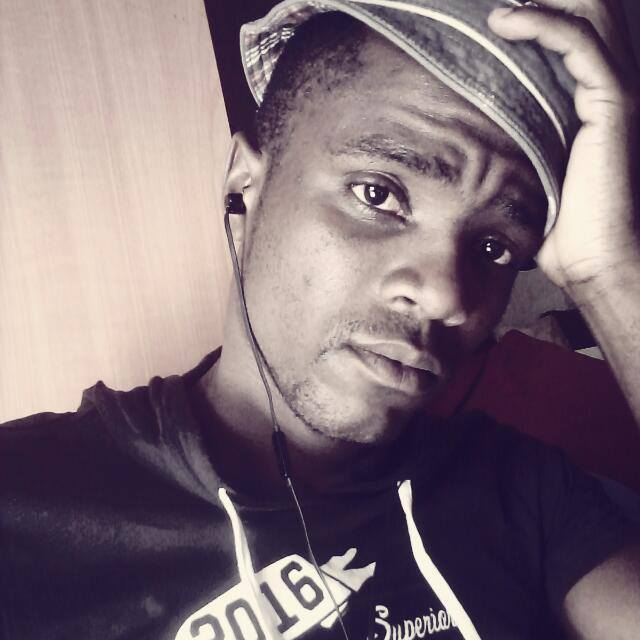
#> input picture images/msesh.jpg, 640 x 640 px
$ python -i Image.py   (imports and definitions only)
#> lines starting #> are read from the running program, lines starting #| are printed output that depends on the picture
import img as img
from PIL import Image, ImageFilter
def image():
    img  = Image.open('images/msesh.jpg')
    # [5 lines of commented-out code are left out]
    print(dir(img))

#apply image filters
def filterimage():
    img = Image.open('images/msesh.jpg')
#> img is the input picture: PIL image 640x640 RGB; mean R, G, B 128.8, 112.3, 120.7
    filtered_image = img.filter(ImageFilter.BLUR)
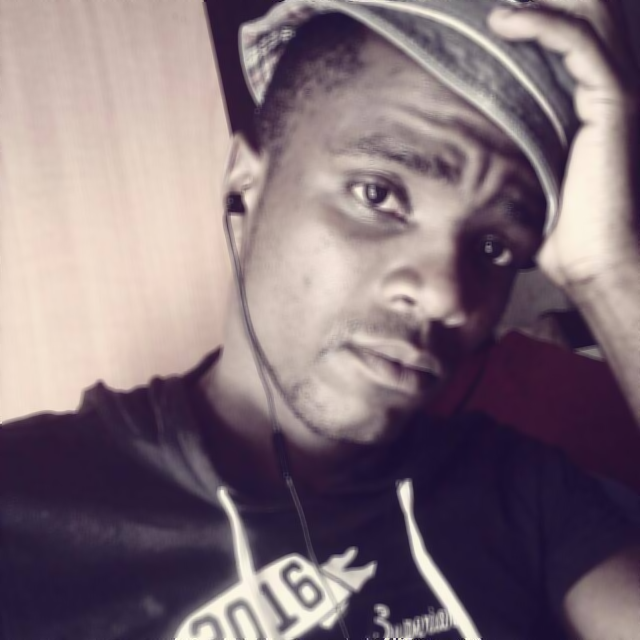
#> filtered_image: PIL image 640x640 RGB; mean R, G, B 128.9, 112.4, 120.7
    #Availabkle options are: SMOOTH_MORE,SMOOTH,BLUR,CONTOUR,DETAIL,EDGE_ENHANCE,EDGE_ENHANCE_MORE,EMBOSS,FIND_EDGES,SHARPEN,SMOOTH
    #See docs: https://pillow.readthedocs.io/en/stable/reference/ImageFilter.html#module-PIL.ImageFilter
    #filtered_image.save("blur.png","png")

    #convert image to different formats eg ..apply grey scale
    # filtered_image.convert("L")
    # filtered_image.save("greyed.png", "png")

    # rotate image
    #rotate_image = filtered_image.rotate(90)
    #rotate_image.save("rotated.png", "png")
    # resize image
    resize_image = filtered_image.resize((300,300))#resized fn accepts a tuple
    resize_image.save("resized.png", "png")

    #crop image
    region = (100, 100, 400, 400)
    crop_image = filtered_image.crop(region)
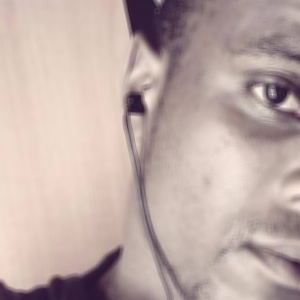
#> crop_image: PIL image 300x300 RGB; mean R, G, B 191.6, 172.4, 167
    crop_image.save("cropped.png", "png")

def compressImage():
    img = Image.open('images/_3mb_image.jpg')
    img.thumbnail((400,400))#thumbnail tries to keep aspect ratio..as compared to resize()..(400 * 400) are max ranges
    img.save('compressed_image.png')


#image()
# filterimage()
#compressImage()

>>> result = filterimage()
